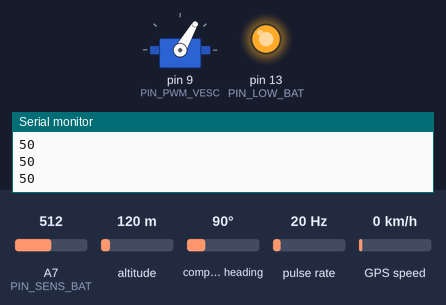
Bench run of a program on a simulated Arduino Nano, built with avr-gcc and run on an emulated ATmega328P. Shown: servo, output pins drawn as LEDs (lit = HIGH), the last lines printed to the serial monitor. Wiring (inferred from the names in the program): pulse sensor: data pin 3. Inputs (shaded band) come from the test bench; at power-on: pulse rate 20 Hz, GPS speed 0 km/h, altitude 120 m, A7 (PIN_SENS_BAT) = 512, compass heading 90°. The GPS gets a fix after 3 s at 37.7749, -122.4194 with 8 satellites.

Above: at 1.2 s.
1.3 s: pulse rate (sensor on pin 3) set to 4 Hz
At 3.8 s:
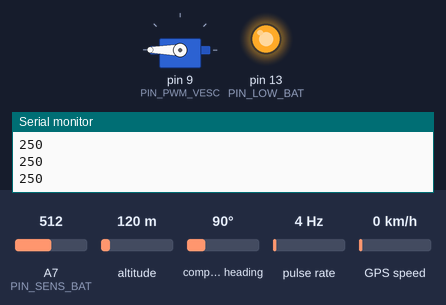
4.8 s: GPS speed set to 23 km/h
6.4 s: GPS speed set to 27 km/h
At 8.1 s:
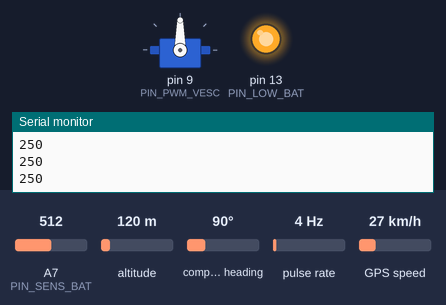
8.8 s: pulse rate (sensor on pin 3) set to 50 Hz
At 10.5 s:
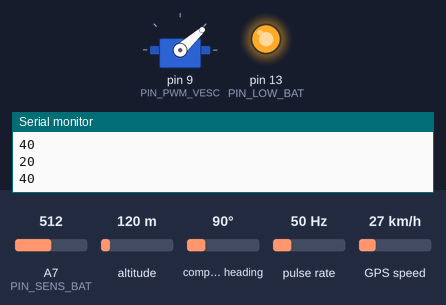
12.3 s: pulse rate (sensor on pin 3) set to 100 Hz
At 13.38 s:
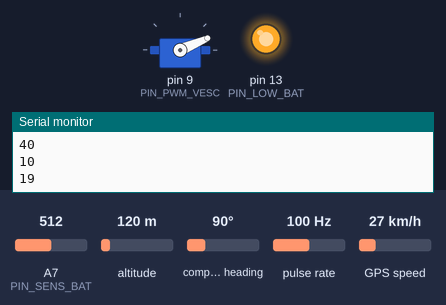
15.8 s: altitude set to 20 m
Timing chart, 0 to 20.3 s (numbered marks = the images above; inputs shaded):
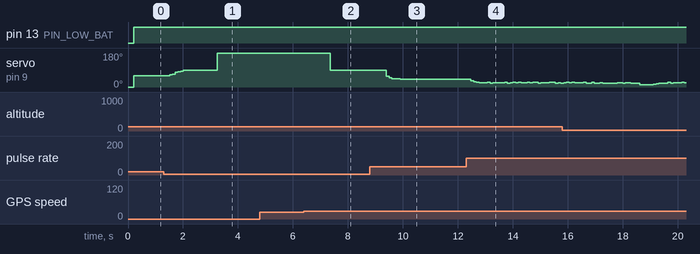

The program:

main.cpp
```cpp
// (licence header left out)
#include <Arduino.h>
//#define DEBUG_OUTPUT

#define PIN_SENS_PEDAL 3 // Interrupt Pins 2, 3
#define PIN_SENS_SPEED 5 // Interrupt Pins 2, 3
#define PIN_SENS_BAT A7

#define PIN_PWM_VESC 9 // PWM Pins 3, 5, 6, 9, 10, 11

#define PIN_LOW_BAT LED_BUILTIN // internal LED

#define PEDAL_COUNTER_PULSES_PER_TURN 12
#define PEDAL_COUNTER_BUFFER_SIZE 12 // size of buffer for calculating pedalling speed

#define PID_FREQUENCE_HZ 10
#define PID_SETPOINT_PEDAL_SPEED 200                 // in turns per second + two digit fixed point (200 = 110 turns per minute)
#define PID_FREQUENCE_TIME (1000 / PID_FREQUENCE_HZ) // every 100 ms = 10 Hz

#define SOFTSERIAL_RX_PIN 2
#define SOFTSERIAL_TX_PIN A0

#include <FastPID.h>        //https://github.com/mike-matera/FastPID
#include <Servo.h>          //https://www.arduino.cc/reference/en/libraries/servo/
#include <SoftwareSerial.h> //https://docs.arduino.cc/learn/built-in-libraries/software-serial
#include <TinyGPS++.h>      //https://github.com/mikalhart/TinyGPSPlus

uint32_t prevMills = 0;

uint8_t pedalStopCounter = 0;     // 0 if pedaling; counting how much cycles in a row not pedaling
volatile uint16_t pedalCount = 0; // counts pedal pulses in ISR

uint16_t pedalSpeed = 0; // roghly turns per second (U/s) with two digit fixed point (*100)
volatile uint8_t pedalCounterBufferPos = 0;
volatile uint16_t *pedalCounterBuffer = new uint16_t[PEDAL_COUNTER_BUFFER_SIZE];
volatile uint32_t pedalCounterPreviousValue = 0;

int16_t motorSpeedValue = 0;
int16_t motorSpeedValueTarget = 0;

uint16_t batVoltage;

// FastPID(float kp, float ki, float kd, float hz, int bits=16, bool sign=false)
// https://github.com/mike-matera/FastPID
FastPID motorSpeedPid(0.1f, 0.5f, 0.0f, PID_FREQUENCE_HZ, 8, false);

Servo motorSpeedOutputPWM;

// Set up a new SoftwareSerial object
SoftwareSerial sSerial(SOFTSERIAL_RX_PIN, SOFTSERIAL_TX_PIN);
TinyGPSPlus gps;
bool gpsLocked = false;
double bikeSpeedMPS = 0;

void resetEverything();

void isrPedalCounter()
{
  uint32_t tmpMillis = millis();

  // clear buffer from old values
  // 20 seconds stop time allowed without clearing
  if (pedalCounterPreviousValue == 0 ||
      (tmpMillis - pedalCounterPreviousValue) > 3000)
  {
    for (uint8_t i = 0; i < PEDAL_COUNTER_BUFFER_SIZE; i++)
    {
      pedalCounterBuffer[i] = 0;
    }
    pedalCounterBufferPos = 0;
    pedalCounterPreviousValue = tmpMillis;
    resetEverything();
    return;
  }

  // calc timestamp diff
  uint16_t tmpDiff = abs(tmpMillis - pedalCounterPreviousValue);
  Serial.println(tmpDiff);
  // filter bouncing and exit
  if (tmpDiff < 30)
  { // 28ms = 3 turns per second for 12 pulses per revolution
    return;
  }
  else
  {
    pedalCounterBuffer[pedalCounterBufferPos] = tmpDiff;
  }

  // update position pointer
  pedalCounterBufferPos++;
  if (pedalCounterBufferPos >= PEDAL_COUNTER_BUFFER_SIZE)
  {
    pedalCounterBufferPos = 0;
  }
  pedalCounterPreviousValue = tmpMillis;
}

inline void caclucatePedalSpeed()
{
  // caluclate pedalling speed (contiuus version)
  // buffer holds timestamps with measured sensor pulses
  // 12 pulses per revolution
  // algorithm: calc avg time between pulses - use value for turns per second calculation - use simple low pass filter on output variable

  // if values are old skip calculation
  // TODO don't know what the right threshold is for registering stop paddelling
  if (pedalCounterPreviousValue == 0 ||
      (millis() - pedalCounterPreviousValue) > 250)
  {
    pedalSpeed = 0;
    return;
  }

  // calculate AVG time between pulses
  uint8_t noOfUsedSlots = 0;
  uint16_t tmpAVG = 0;
  // noInterrupts();
  for (uint8_t i = 0; i < PEDAL_COUNTER_BUFFER_SIZE; i++)
  {
    if (pedalCounterBuffer[i] > 0)
    {
      noOfUsedSlots++;
      tmpAVG += pedalCounterBuffer[i];
    }
    else
    {
      // as buffer is build up from 0 to sizeOf, we can stop when we find empty slots
      break;
    }
  }
  // interrupts();

  // calculate turns per second
  if (noOfUsedSlots == 0)
  {
    // not pedalling
    pedalSpeed = 0;
  }
  else if (noOfUsedSlots > 2)
  {
    tmpAVG /= noOfUsedSlots;
    if (pedalSpeed > 1)
    {
      // low pass filter
      pedalSpeed += (100000 / (tmpAVG * PEDAL_COUNTER_PULSES_PER_TURN));
      pedalSpeed /= 2;
    }
    else
    {
      // no filtering
      pedalSpeed = (100000 / (tmpAVG * PEDAL_COUNTER_PULSES_PER_TURN));
    }
  }
  else
  {
    // just started pedaling --> start support
    pedalSpeed = 1;
  }
}

inline void calculateMotorSpeedTarget(uint8_t setpointPedalSpeed)
{
  // calculate motor speed value (--> PID contoller)
  if (pedalSpeed == 0)
  {
    // no pedalling -> no motor
    motorSpeedValueTarget = 0;
    motorSpeedPid.clear();
  }
  else if (pedalSpeed < setpointPedalSpeed * 0.5)
  {
    // far under setpoint, just turn on motor
    motorSpeedValueTarget = 255;
    motorSpeedPid.clear();
    //  } else if (pedalSpeed > setpointPedalSpeed * 1.5) {
    //    // far over setpoint, just turn off motor
    //    motorSpeedValueTarget = 0;
    //    motorSpeedPid.clear();
  }
  else
  {
    // optimize with pid
    //motorSpeedValueTarget = motorSpeedPid.step(setpointPedalSpeed, pedalSpeed); // support for 1 turn per second

    // try a linear support after half cadence is reached
    motorSpeedValueTarget = 255 - map(pedalSpeed, setpointPedalSpeed * 0.5, setpointPedalSpeed, 0, 127);
  }

  // map motor speed to servo output, but only when gps is there and reduce performance to 1/2 if not
  motorSpeedValue = gpsLocked ? map(motorSpeedValueTarget, 0, 255, 0, 180) : map(motorSpeedValueTarget, 0, 255, 0, 90);

  // linear fade out when too fast (>25 km/h)
  if (bikeSpeedMPS > 6.5){
    long bikeSpeedAsLong = (long) bikeSpeedMPS * 100;
    motorSpeedValue *= map(bikeSpeedAsLong, 650, 750, 10, 00) * 0.1;
    motorSpeedValue = motorSpeedValue < 0 ? 0 : motorSpeedValue;
  }
}

void setup()
{
  Serial.begin(115200);

  // Define pin modes for soft serial TX and RX
  pinMode(SOFTSERIAL_RX_PIN, INPUT);
  pinMode(SOFTSERIAL_TX_PIN, OUTPUT);
  sSerial.begin(9600);

  motorSpeedOutputPWM.attach(PIN_PWM_VESC);
  motorSpeedOutputPWM.write(0);

  // pinMode(PIN_SENS_BREAK, INPUT_PULLUP);
  // attachInterrupt(digitalPinToInterrupt(PIN_SENS_BREAK), isrBreak, FALLING);

  pinMode(PIN_SENS_PEDAL, INPUT_PULLUP);
  attachInterrupt(digitalPinToInterrupt(PIN_SENS_PEDAL), isrPedalCounter, FALLING);

  pinMode(PIN_SENS_SPEED, INPUT_PULLUP);
  // attachInterrupt(digitalPinToInterrupt(PIN_SENS_SPEED), isrSpeedCounter, FALLING);

  pinMode(PIN_LOW_BAT, OUTPUT);
  digitalWrite(PIN_LOW_BAT, LOW); // LED OFF

  if (motorSpeedPid.err())
  {
    Serial.println("PID faild to inizialize (config error)!");
    for (;;)
    {
    }
  }

  resetEverything();

  Serial.println("Setup done.");
}

void resetEverything()
{
  // Stop Engine
  motorSpeedOutputPWM.write(0);

  // reset PID
  motorSpeedPid.clear();

  // reset motor variables
  motorSpeedValue = 0;
  motorSpeedValueTarget = 0;

  // pedal speed buffer
  for (uint8_t i = 0; i < PEDAL_COUNTER_BUFFER_SIZE; i++)
  {
    pedalCounterBuffer[i] = 0;
  }
  pedalCounterBufferPos = 0;
}

void loop()
{
  // {
  //   // init pwm -> vesc (comment out for normal operation)
  //   motorSpeedOutputPWM.write(0);
  //   _delay_ms(1000);
  //   motorSpeedOutputPWM.write(180);
  //   _delay_ms(1000);
  //   return;
  // }

  // wait for next round
  uint16_t loopRunTime;
  uint16_t loopUtilization = (millis() - prevMills) * 100 / PID_FREQUENCE_TIME;
  while ((loopRunTime = millis() - prevMills) < PID_FREQUENCE_TIME)
  {
    //_delay_ms(5);
  }
  prevMills = millis();

  // check for gps data
  while (sSerial.available())
  {
    if (gps.encode(sSerial.read())) // encode gps data
    {
#ifdef DEBUG_OUTPUT
      Serial.print("SATS: ");
      Serial.println(gps.satellites.value());
      Serial.print("LAT: ");
      Serial.println(gps.location.lat(), 6);
      Serial.print("LONG: ");
      Serial.println(gps.location.lng(), 6);
      Serial.print("ALT: ");
      Serial.println(gps.altitude.meters());
      Serial.print("SPEED: ");
      Serial.println(gps.speed.mps());

      Serial.print("Date: ");
      Serial.print(gps.date.day());
      Serial.print("/");
      Serial.print(gps.date.month());
      Serial.print("/");
      Serial.println(gps.date.year());

      Serial.print("Hour: ");
      Serial.print(gps.time.hour());
      Serial.print(":");
      Serial.print(gps.time.minute());
      Serial.print(":");
      Serial.println(gps.time.second());
      Serial.println("---------------------------");
#endif

      // signal available?
      gpsLocked = gps.satellites.value() > 0;

      // push data to datalogger
      // sSerial.print("SAT");
      sSerial.print(gps.satellites.value());
      sSerial.print(",");
      sSerial.print(gps.date.day());
      sSerial.print(".");
      sSerial.print(gps.date.month());
      sSerial.print(".");
      sSerial.print(gps.date.year());
      sSerial.print("-");
      sSerial.print(gps.time.hour());
      sSerial.print(":");
      sSerial.print(gps.time.minute());
      sSerial.print(":");
      sSerial.print(gps.time.second());
      // sSerial.print(", LAT: ");
      // sSerial.print(gps.location.lat(), 6);
      // sSerial.print(", LONG: ");
      // sSerial.print(gps.location.lng(), 6);
      // sSerial.print(", ALT: ");
      // sSerial.print(gps.altitude.meters());
      sSerial.print(",");
      bikeSpeedMPS = gps.speed.mps();
      sSerial.print(gps.speed.mps());

      sSerial.print(",");
      sSerial.print(motorSpeedValue);
      sSerial.print(",");
      sSerial.print(motorSpeedValueTarget);
      // sSerial.print(",");
      // sSerial.print(pedalCount);
      sSerial.print(",");
      sSerial.print(pedalSpeed);
      // sSerial.print(",");
      // sSerial.print(batVoltage);
      // sSerial.print(", LoopUtilization:");
      // sSerial.print(loopUtilization);
      sSerial.println("");
    }
  }

  // calculate motor support and set motor
  caclucatePedalSpeed();
  calculateMotorSpeedTarget(PID_SETPOINT_PEDAL_SPEED);

  if (pedalSpeed > 0)
  {
    motorSpeedOutputPWM.write(motorSpeedValue);
  }
  else
  {
    motorSpeedOutputPWM.write(0);
  }

  // check battery
  batVoltage = analogRead(PIN_SENS_BAT);
  batVoltage *= 55;  // calculate voltage (defined by voltage devider
  batVoltage /= 100; // make number smaller (XX.X Volt fixed point)
  if (batVoltage < 370)
  {
    // led acid 37V
    digitalWrite(PIN_LOW_BAT, HIGH);
  }

  // TODO voltage korrektur
  //  voltage / target voltage => multiplyer for motor target

#ifdef DEBUG_OUTPUT
  // debug output
  // delay(50);
  Serial.print("speed:");
  Serial.print(motorSpeedValue);
  Serial.print(", speedTarget:");
  Serial.print(motorSpeedValueTarget);
  Serial.print(", PedalCounter:");
  Serial.print(pedalCount);
  Serial.print(", pedalSpeed:");
  Serial.print(pedalSpeed);
  Serial.print(", Batt:");
  Serial.print(batVoltage);
  // Serial.print(", LoopTime:");
  // Serial.print(loopRunTime);
  Serial.print(", LoopUtilization:");
  Serial.print(loopUtilization);
  Serial.print(", PedalBufferPosition:");
  Serial.print(pedalCounterBufferPos);
  Serial.print(", PedalBuffer:[");
  for (uint8_t i = 0; i < PEDAL_COUNTER_BUFFER_SIZE; i++)
  {
    Serial.print(pedalCounterBuffer[i]);
    Serial.print(", ");
  }
  Serial.print("]");
  Serial.println("");
#endif

  // TODO transmit information to esp32, read input from esp32
}
```

Measured:
- the behaviour switches between 25 and 26 km/h on GPS speed (found by bisection; images 1 and 2)
- after the input at 6.4 s, servo on pin 9 (PIN_PWM_VESC): 180° → 90° after 0.95 s
- after the input at 8.8 s, servo on pin 9 (PIN_PWM_VESC): 90° → 56° after 0.60 s, → 49° 0.10 s later, → 45° 0.10 s later, → 44° 0.10 s later, … (8 changes in this stretch)
